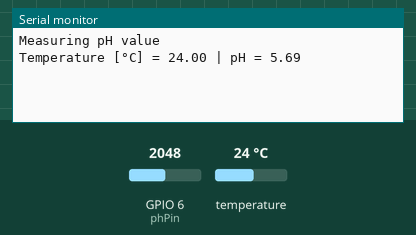
Simulated run of this sketch. Board: ESP32-S3. Parts: the last lines printed to the serial monitor. Inputs (shaded band) come from the test bench; at power-on: temperature 24 °C, GPIO 6 (phPin) = 2048.

Above: at 3.2 s.
3.3 s: temperature set to 12 °C
At 5.5 s:
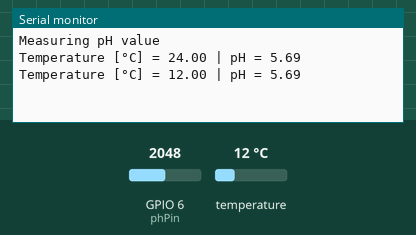
5.8 s: GPIO 6 (phPin) set to 2866
At 7.6 s:
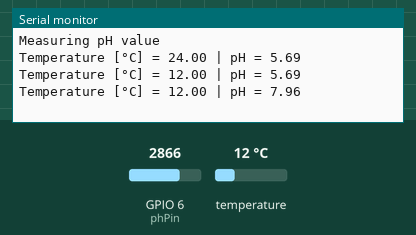
8.3 s: temperature set to 19 °C
At 10.6 s:
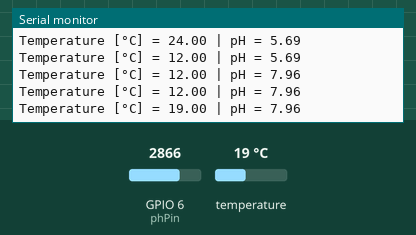
10.8 s: GPIO 6 (phPin) set to 3603
At 13.0 s:
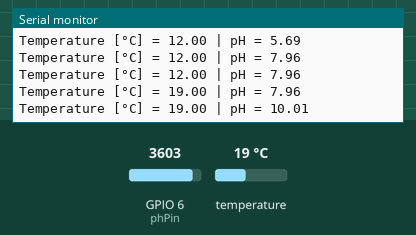
Timing chart, 0 to 14.3 s (numbered marks = the images above; inputs shaded):
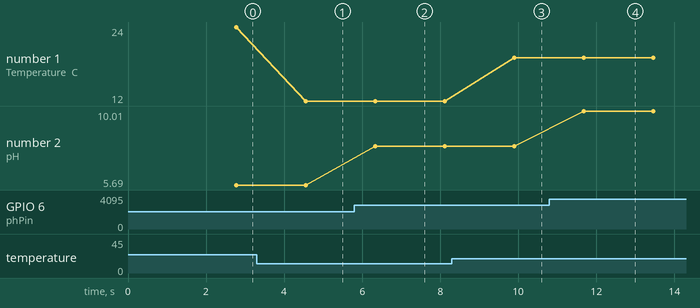

Measured:
- after the input at 3.3 s, the serial monitor: prints a new line after 1.3 s (image 1)
- after the input at 5.8 s, the serial monitor: prints a new line after 0.54 s (image 2)
- after the input at 8.3 s, the serial monitor: prints a new line after 1.6 s (image 3)
- after the input at 10.8 s, the serial monitor: prints a new line after 0.88 s (image 4)
- plotted number 1: 24 → 12 after the input at 3.3 s, 12 → 19 after the input at 8.3 s
- plotted number 2: 5.69 → 7.96 after the input at 5.8 s, 7.96 → 10.01 after the input at 10.8 s

The sketch:

ph.ino
```cpp
// Julia Steiwer, 29. Dec. 2024
// Read pH value with SKU:SEN0161 sensor by DFRobot using ESP32. Temperature correction is included.

// CALIBRATION NOTES:
// Put the pH electrode into a standard solution with pH value = 7.00.
// In the serial monitor, you should now see the pH value, and for a new sensor (SKU:SEN0161 by DFRobot), the measurement error should not exceed 0.3.
// Record the printed pH value,then compared with 7.00; the difference should be entered as the "Offset" value in the code.
// For example, if the pH value printed is 6.88, the difference is 0.12, so "# define Offset 0.00" should be changed to "# define Offset 0.12" in your program.
// Put the pH electrode into a pH standard solution with pH = 4.00, then wait about one minute, adjust the gain potential device, and let the value stabilise at around 4.00
// Two-point calibration is sufficient. Solutions with high pH values are not very stable and can change their pH value upon contact with air.

// Libraries
#include <OneWire.h>
#include <DallasTemperature.h>

// Temperature
#define ONE_WIRE_BUS 7 // pin where the data wire is plugged into
OneWire oneWire(ONE_WIRE_BUS);
DallasTemperature sensors(&oneWire);

// pH
#define T 273.15               // degrees Kelvin → for temperature correction
#define Alpha 0.05916          // alpha → for temperature correction
#define Offset 0.00            // offset has to be set depending on the calibration
#define LED 13
const int phPin = 6; // reading the analog value via pin GPIO6
float ph;
float Value = 0;
float pHvoltage, pHcorr; // define params for temperature-based pH correction

void setup() {
  // put your setup code here, to run once:
  Serial.begin(115200); // baud rate for ESP32
  delay(2000);
  Serial.println("Measuring pH value");
}

void loop() {
  // put your main code here, to run repeatedly:

  // SENSOR INPUTS
  // -- DS18B20 Temperature
  sensors.begin(); // start up the sensor library
  sensors.requestTemperatures(); // Send the command to get temperatures
  float tempC = sensors.getTempCByIndex(0); // there's only one temperature sensor so we can index to it

  // -- pH
  pinMode(phPin,INPUT); // get the pH output
  static float pHValue,voltage;
  Value = analogRead(phPin);
  voltage = Value * (3.3/4096.0); // ESP32 analogRead output is 0 to 4095, so divide by 4096; 3.3 because the GPIO only received a max of 3.3
  pHValue = 3.5*voltage;
  pHvoltage = voltage / 327.68;
  pHcorr = pHValue - Alpha * (T + tempC) * pHvoltage; // pH corrected for temperature

  // Print temperature info to serial monitor
  Serial.print("Temperature [°C] = ");
  Serial.print(tempC);
  Serial.print(" | pH = ");
  Serial.println(pHcorr);

  delay(1000);
}

// Julia Steiwer, 29. Dec. 2024
```
